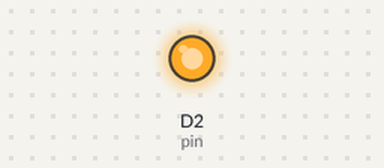
The sketch below on a simulated ESP8266 (NodeMCU). Parts: output pins drawn as LEDs (lit = HIGH).

Above: at 2.5 s.
At 7.5 s:
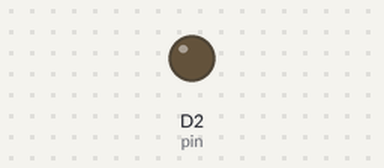
Timing chart, 0 to 13.0 s (numbered marks = the images above):
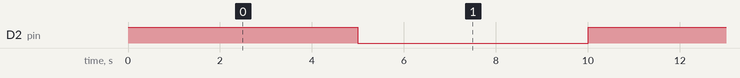

Measured:
- by itself, D2 (pin): alternates HIGH for 5.0 s and LOW for 5.0 s

The sketch:

HelloBlink.ino
```cpp
#define pin D2
int intTime = 5000;

//setup
void setup() {


  // initialize digital pin LED_BUILTIN as an output.
  pinMode(pin, OUTPUT);
}

// the loop function runs over and over again forever
void loop() {
  digitalWrite(pin, HIGH);   // turn the LED on (HIGH is the voltage level)
  delay(intTime);                       // wait for a second
  digitalWrite(pin, LOW);    // turn the LED off by making the voltage LOW
  delay(intTime);                       // wait for a second
}
```
